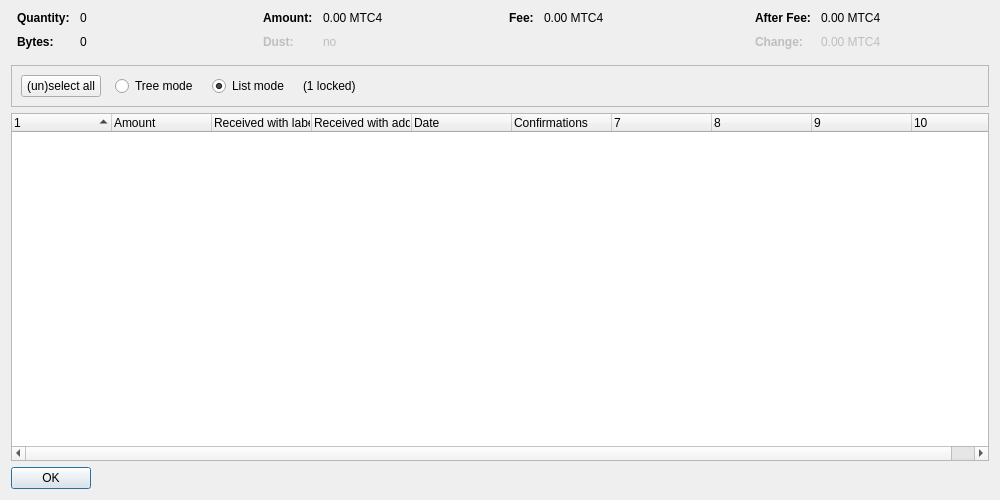
<?xml version="1.0" encoding="UTF-8"?>
<ui version="4.0">
 <class>CoinControlDialog</class>
 <widget class="QDialog" name="CoinControlDialog">
  <property name="geometry">
   <rect>
    <x>0</x>
    <y>0</y>
    <width>1000</width>
    <height>500</height>
   </rect>
  </property>
  <property name="windowTitle">
   <string>Coin Selection</string>
  </property>
  <layout class="QVBoxLayout" name="verticalLayout">
   <item>
    <layout class="QHBoxLayout" name="horizontalLayoutTop" stretch="0,0,0,0">
     <property name="topMargin">
      <number>0</number>
     </property>
     <property name="bottomMargin">
      <number>10</number>
     </property>
     <item>
      <layout class="QFormLayout" name="formLayoutCoinControl1">
       <property name="horizontalSpacing">
        <number>10</number>
       </property>
       <property name="verticalSpacing">
        <number>10</number>
       </property>
       <property name="leftMargin">
        <number>6</number>
       </property>
       <property name="rightMargin">
        <number>6</number>
       </property>
       <item row="0" column="0">
        <widget class="QLabel" name="labelCoinControlQuantityText">
         <property name="font">
          <font>
           <weight>75</weight>
           <bold>true</bold>
          </font>
         </property>
         <property name="text">
          <string>Quantity:</string>
         </property>
        </widget>
       </item>
       <item row="0" column="1">
        <widget class="QLabel" name="labelCoinControlQuantity">
         <property name="cursor">
          <cursorShape>IBeamCursor</cursorShape>
         </property>
         <property name="contextMenuPolicy">
          <enum>Qt::ActionsContextMenu</enum>
         </property>
         <property name="text">
          <string notr="true">0</string>
         </property>
         <property name="textInteractionFlags">
          <set>Qt::LinksAccessibleByMouse|Qt::TextSelectableByKeyboard|Qt::TextSelectableByMouse</set>
         </property>
        </widget>
       </item>
       <item row="1" column="0">
        <widget class="QLabel" name="labelCoinControlBytesText">
         <property name="font">
          <font>
           <weight>75</weight>
           <bold>true</bold>
          </font>
         </property>
         <property name="text">
          <string>Bytes:</string>
         </property>
        </widget>
       </item>
       <item row="1" column="1">
        <widget class="QLabel" name="labelCoinControlBytes">
         <property name="cursor">
          <cursorShape>IBeamCursor</cursorShape>
         </property>
         <property name="contextMenuPolicy">
          <enum>Qt::ActionsContextMenu</enum>
         </property>
         <property name="text">
          <string notr="true">0</string>
         </property>
         <property name="textInteractionFlags">
          <set>Qt::LinksAccessibleByMouse|Qt::TextSelectableByKeyboard|Qt::TextSelectableByMouse</set>
         </property>
        </widget>
       </item>
      </layout>
     </item>
     <item>
      <layout class="QFormLayout" name="formLayoutCoinControl2">
       <property name="horizontalSpacing">
        <number>10</number>
       </property>
       <property name="verticalSpacing">
        <number>10</number>
       </property>
       <property name="leftMargin">
        <number>6</number>
       </property>
       <property name="rightMargin">
        <number>6</number>
       </property>
       <item row="0" column="0">
        <widget class="QLabel" name="labelCoinControlAmountText">
         <property name="font">
          <font>
           <weight>75</weight>
           <bold>true</bold>
          </font>
         </property>
         <property name="text">
          <string>Amount:</string>
         </property>
        </widget>
       </item>
       <item row="0" column="1">
        <widget class="QLabel" name="labelCoinControlAmount">
         <property name="cursor">
          <cursorShape>IBeamCursor</cursorShape>
         </property>
         <property name="contextMenuPolicy">
          <enum>Qt::ActionsContextMenu</enum>
         </property>
         <property name="text">
          <string notr="true">0.00 MTC4</string>
         </property>
         <property name="textInteractionFlags">
          <set>Qt::LinksAccessibleByMouse|Qt::TextSelectableByKeyboard|Qt::TextSelectableByMouse</set>
         </property>
        </widget>
       </item>
       <item row="1" column="0">
        <widget class="QLabel" name="labelCoinControlLowOutputText">
         <property name="enabled">
          <bool>false</bool>
         </property>
         <property name="font">
          <font>
           <weight>75</weight>
           <bold>true</bold>
          </font>
         </property>
         <property name="text">
          <string>Dust:</string>
         </property>
        </widget>
       </item>
       <item row="1" column="1">
        <widget class="QLabel" name="labelCoinControlLowOutput">
         <property name="enabled">
          <bool>false</bool>
         </property>
         <property name="cursor">
          <cursorShape>IBeamCursor</cursorShape>
         </property>
         <property name="contextMenuPolicy">
          <enum>Qt::ActionsContextMenu</enum>
         </property>
         <property name="text">
          <string notr="true">no</string>
         </property>
         <property name="textInteractionFlags">
          <set>Qt::LinksAccessibleByMouse|Qt::TextSelectableByKeyboard|Qt::TextSelectableByMouse</set>
         </property>
        </widget>
       </item>
      </layout>
     </item>
     <item>
      <layout class="QFormLayout" name="formLayoutCoinControl3">
       <property name="horizontalSpacing">
        <number>10</number>
       </property>
       <property name="verticalSpacing">
        <number>10</number>
       </property>
       <property name="leftMargin">
        <number>6</number>
       </property>
       <property name="rightMargin">
        <number>6</number>
       </property>
       <item row="0" column="0">
        <widget class="QLabel" name="labelCoinControlFeeText">
         <property name="font">
          <font>
           <weight>75</weight>
           <bold>true</bold>
          </font>
         </property>
         <property name="text">
          <string>Fee:</string>
         </property>
        </widget>
       </item>
       <item row="0" column="1">
        <widget class="QLabel" name="labelCoinControlFee">
         <property name="cursor">
          <cursorShape>IBeamCursor</cursorShape>
         </property>
         <property name="contextMenuPolicy">
          <enum>Qt::ActionsContextMenu</enum>
         </property>
         <property name="text">
          <string notr="true">0.00 MTC4</string>
         </property>
         <property name="textInteractionFlags">
          <set>Qt::LinksAccessibleByMouse|Qt::TextSelectableByKeyboard|Qt::TextSelectableByMouse</set>
         </property>
        </widget>
       </item>
      </layout>
     </item>
     <item>
      <layout class="QFormLayout" name="formLayoutCoinControl4">
       <property name="horizontalSpacing">
        <number>10</number>
       </property>
       <property name="verticalSpacing">
        <number>10</number>
       </property>
       <property name="leftMargin">
        <number>6</number>
       </property>
       <property name="rightMargin">
        <number>6</number>
       </property>
       <item row="0" column="0">
        <widget class="QLabel" name="labelCoinControlAfterFeeText">
         <property name="font">
          <font>
           <weight>75</weight>
           <bold>true</bold>
          </font>
         </property>
         <property name="text">
          <string>After Fee:</string>
         </property>
        </widget>
       </item>
       <item row="0" column="1">
        <widget class="QLabel" name="labelCoinControlAfterFee">
         <property name="cursor">
          <cursorShape>IBeamCursor</cursorShape>
         </property>
         <property name="contextMenuPolicy">
          <enum>Qt::ActionsContextMenu</enum>
         </property>
         <property name="text">
          <string notr="true">0.00 MTC4</string>
         </property>
         <property name="textInteractionFlags">
          <set>Qt::LinksAccessibleByMouse|Qt::TextSelectableByKeyboard|Qt::TextSelectableByMouse</set>
         </property>
        </widget>
       </item>
       <item row="1" column="0">
        <widget class="QLabel" name="labelCoinControlChangeText">
         <property name="enabled">
          <bool>false</bool>
         </property>
         <property name="font">
          <font>
           <weight>75</weight>
           <bold>true</bold>
          </font>
         </property>
         <property name="text">
          <string>Change:</string>
         </property>
        </widget>
       </item>
       <item row="1" column="1">
        <widget class="QLabel" name="labelCoinControlChange">
         <property name="enabled">
          <bool>false</bool>
         </property>
         <property name="cursor">
          <cursorShape>IBeamCursor</cursorShape>
         </property>
         <property name="contextMenuPolicy">
          <enum>Qt::ActionsContextMenu</enum>
         </property>
         <property name="text">
          <string notr="true">0.00 MTC4</string>
         </property>
         <property name="textInteractionFlags">
          <set>Qt::LinksAccessibleByMouse|Qt::TextSelectableByKeyboard|Qt::TextSelectableByMouse</set>
         </property>
        </widget>
       </item>
      </layout>
     </item>
    </layout>
   </item>
   <item>
    <widget class="QFrame" name="frame">
     <property name="minimumSize">
      <size>
       <width>0</width>
       <height>40</height>
      </size>
     </property>
     <property name="frameShape">
      <enum>QFrame::StyledPanel</enum>
     </property>
     <property name="frameShadow">
      <enum>QFrame::Sunken</enum>
     </property>
     <layout class="QHBoxLayout" name="horizontalLayout">
      <item>
       <layout class="QHBoxLayout" name="horizontalLayoutPanel" stretch="0,0,0,0,0">
        <property name="spacing">
         <number>14</number>
        </property>
        <item>
         <widget class="QPushButton" name="pushButtonSelectAll">
          <property name="sizePolicy">
           <sizepolicy hsizetype="Maximum" vsizetype="Fixed">
            <horstretch>0</horstretch>
            <verstretch>0</verstretch>
           </sizepolicy>
          </property>
          <property name="text">
           <string>(un)select all</string>
          </property>
          <property name="autoDefault">
           <bool>false</bool>
          </property>
         </widget>
        </item>
        <item>
         <widget class="QRadioButton" name="radioTreeMode">
          <property name="sizePolicy">
           <sizepolicy hsizetype="Maximum" vsizetype="Fixed">
            <horstretch>0</horstretch>
            <verstretch>0</verstretch>
           </sizepolicy>
          </property>
          <property name="text">
           <string>Tree mode</string>
          </property>
         </widget>
        </item>
        <item>
         <widget class="QRadioButton" name="radioListMode">
          <property name="sizePolicy">
           <sizepolicy hsizetype="Maximum" vsizetype="Fixed">
            <horstretch>0</horstretch>
            <verstretch>0</verstretch>
           </sizepolicy>
          </property>
          <property name="text">
           <string>List mode</string>
          </property>
          <property name="checked">
           <bool>true</bool>
          </property>
         </widget>
        </item>
        <item>
         <widget class="QLabel" name="labelLocked">
          <property name="text">
           <string notr="true">(1 locked)</string>
          </property>
         </widget>
        </item>
        <item>
         <spacer name="horizontalSpacer">
          <property name="orientation">
           <enum>Qt::Horizontal</enum>
          </property>
          <property name="sizeHint" stdset="0">
           <size>
            <width>40</width>
            <height>20</height>
           </size>
          </property>
         </spacer>
        </item>
       </layout>
      </item>
     </layout>
    </widget>
   </item>
   <item>
    <widget class="CoinControlTreeWidget" name="treeWidget">
     <property name="contextMenuPolicy">
      <enum>Qt::CustomContextMenu</enum>
     </property>
     <property name="sortingEnabled">
      <bool>false</bool>
     </property>
     <property name="columnCount">
      <number>10</number>
     </property>
     <attribute name="headerShowSortIndicator" stdset="0">
      <bool>true</bool>
     </attribute>
     <attribute name="headerStretchLastSection">
      <bool>false</bool>
     </attribute>
     <column>
      <property name="text">
       <string/>
      </property>
     </column>
     <column>
      <property name="text">
       <string>Amount</string>
      </property>
     </column>
     <column>
      <property name="text">
       <string>Received with label</string>
      </property>
     </column>
     <column>
      <property name="text">
       <string>Received with address</string>
      </property>
     </column>
     <column>
      <property name="text">
       <string>Date</string>
      </property>
     </column>
     <column>
      <property name="text">
       <string>Confirmations</string>
      </property>
      <property name="toolTip">
       <string>Confirmed</string>
      </property>
     </column>
     <column>
      <property name="text">
       <string/>
      </property>
     </column>
     <column>
      <property name="text">
       <string/>
      </property>
     </column>
     <column>
      <property name="text">
       <string/>
      </property>
     </column>
     <column>
      <property name="text">
       <string/>
      </property>
     </column>
    </widget>
   </item>
   <item>
    <widget class="QDialogButtonBox" name="buttonBox">
     <property name="sizePolicy">
      <sizepolicy hsizetype="Maximum" vsizetype="Fixed">
       <horstretch>0</horstretch>
       <verstretch>0</verstretch>
      </sizepolicy>
     </property>
     <property name="orientation">
      <enum>Qt::Horizontal</enum>
     </property>
     <property name="standardButtons">
      <set>QDialogButtonBox::Ok</set>
     </property>
    </widget>
   </item>
  </layout>
 </widget>
 <customwidgets>
  <customwidget>
   <class>CoinControlTreeWidget</class>
   <extends>QTreeWidget</extends>
   <header>coincontroltreewidget.h</header>
  </customwidget>
 </customwidgets>
 <resources/>
 <connections/>
</ui>
